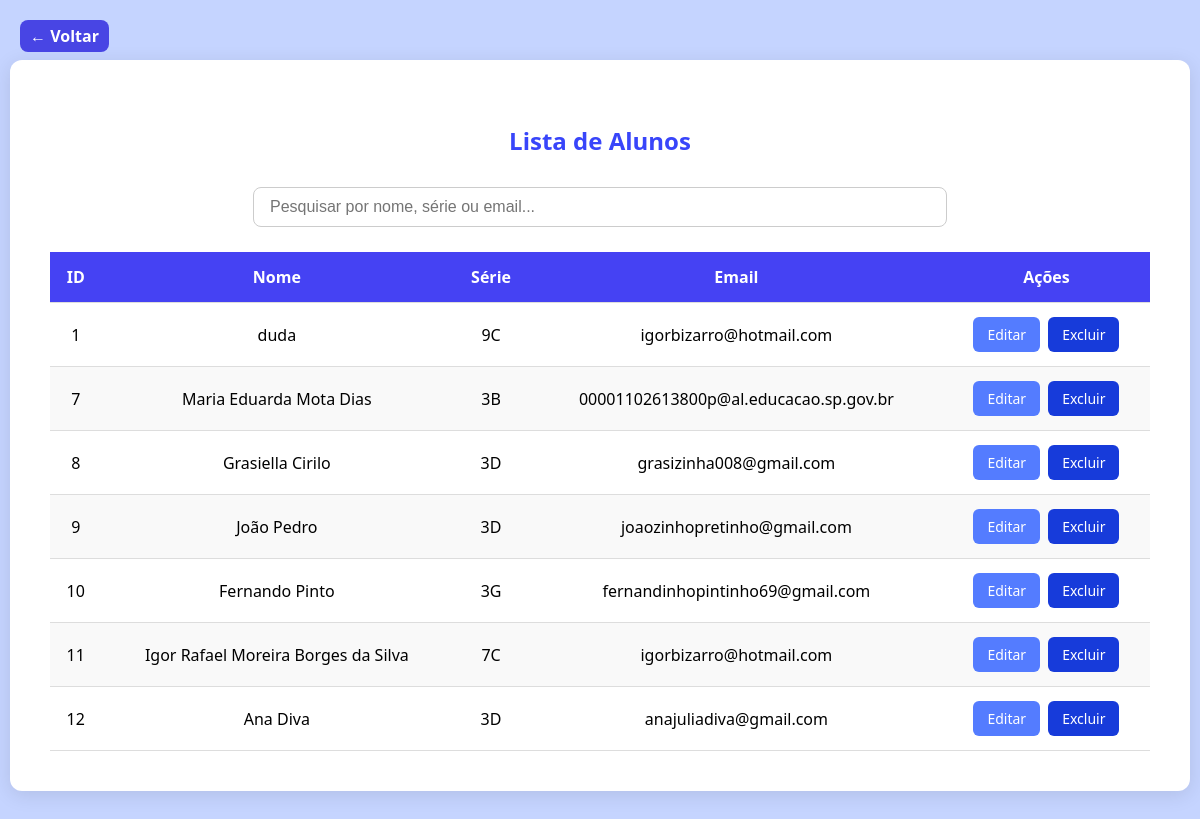
The app's page /alunos/listar_alunos.php with its own data.
### tables this page shows
CREATE TABLE `alunos` (
  `id` int(11) NOT NULL,
  `nome` varchar(40) NOT NULL,
  `email` varchar(100) NOT NULL,
  `salas` varchar(50) NOT NULL DEFAULT '',
  `turno` enum('manhã','tarde','noite') NOT NULL DEFAULT 'manhã'
);

### alunos/listar_alunos.php (the view, shortened to what this page needs)
<?php
require '../db.php';
$sql = "SELECT * FROM alunos";
$stmt = $pdo->prepare($sql);
$stmt->execute();
$alunos = $stmt->fetchAll(PDO::FETCH_ASSOC);
?>
<!DOCTYPE html>
<html lang="pt-br">
<head>
</head>
<body>
    <div class="container">
        <h3>Lista de Alunos</h3>
        <div class="search-box">
            <input type="text" id="searchInput" placeholder="Pesquisar por nome, série ou email...">
        </div>
        <table id="alunosTable">
            <thead>
                <tr>
                    <th>ID</th>
                    <th>Nome</th>
                    <th>Série</th>
                    <th>Email</th>
                    <th>Ações</th>
                </tr>
            </thead>
            <tbody>
                <?php if ($alunos): ?>
                    <?php foreach ($alunos as $aluno): ?>
                    <tr>
                        <td><?= $aluno['id']; ?></td>
                        <td><?= htmlspecialchars($aluno['nome']); ?></td>
                        <td><?= htmlspecialchars($aluno['salas']); ?></td>
                        <td><?= htmlspecialchars($aluno['email']); ?></td>
                        <td>
                            <div style="display: flex; justify-content: center; gap: 8px;">
                                <a class="btn btn-editar" href="?editar=<?= $aluno['id']; ?>">Editar</a>
                                <a class="btn btn-excluir" href="excluir_aluno.php?id=<?= $aluno['id']; ?>" onclick="return confirm('Tem certeza que deseja excluir este aluno?');">Excluir</a>
                            </div>
                        </td>
                    </tr>
                    <?php endforeach; ?>
                <?php else: ?>
                    <tr><td colspan="5">Nenhum aluno encontrado.</td></tr>
                <?php endif; ?>
            </tbody>
        </table>
          <a href="../listas.php" id="btn-voltar">← Voltar</a>
    </div>
</body>
</html>

### alunos/listar_alunos.php (style rules this page uses)
body { background-color:rgb(197, 212, 255); font-family: 'Segoe UI', sans-serif; margin: 0; padding: 0; }
.container { max-width: 1100px; margin: 60px auto; background: #ffffff; padding: 40px; border-radius: 12px; box-shadow: 0 4px 20px rgba(0,0,0,0.1); }
h3 { text-align: center; color: rgb(56, 69, 250); font-size: 24px; margin-bottom: 30px; }
.search-box { margin-bottom: 25px; text-align: center; }
#searchInput { width: 60%; padding: 10px 16px; border: 1px solid #ccc; border-radius: 8px; font-size: 16px; }
table { width: 100%; border-collapse: collapse; margin-top: 10px; }
table th, table td { padding: 14px 12px; border-bottom: 1px solid #ddd; text-align: center; }
table th { background-color: rgb(69, 66, 243); color: #fff; }
table tr:nth-child(even) { background-color: #f9f9f9; }
.btn { padding: 8px 14px; border-radius: 6px; font-size: 14px; font-weight: 500; text-decoration: none; color: #fff; transition: background-color 0.2s ease; }
.btn-editar { background-color: rgb(84, 124, 255); }
.btn-excluir { background-color: rgb(23, 59, 218); }
#btn-voltar { position: absolute; top: 20px; left: 20px; background-color: rgb(72, 69, 228); color: white; padding: 5px 10px; border: none; border-radius: 8px; font-weight: bold; text-decoration: none; transition: all 0.2s ease-in-out; z-index: 999; }

### records on screen
alunos: id "1", nome "duda", salas "9C", email "igorbizarro@hotmail.com"
alunos: id "7", nome "Maria Eduarda Mota Dias", salas "3B", email "00001102613800p@al.educacao.sp.gov.br"
alunos: id "8", nome "Grasiella Cirilo", salas "3D", email "grasizinha008@gmail.com"
alunos: id "9", nome "João Pedro", salas "3D", email "joaozinhopretinho@gmail.com"
alunos: id "10", nome "Fernando Pinto", salas "3G", email "fernandinhopintinho69@gmail.com"
alunos: id "11", nome "Igor Rafael Moreira Borges da Silva", salas "7C", email "igorbizarro@hotmail.com"
alunos: id "12", nome "Ana Diva", salas "3D", email "anajuliadiva@gmail.com"
